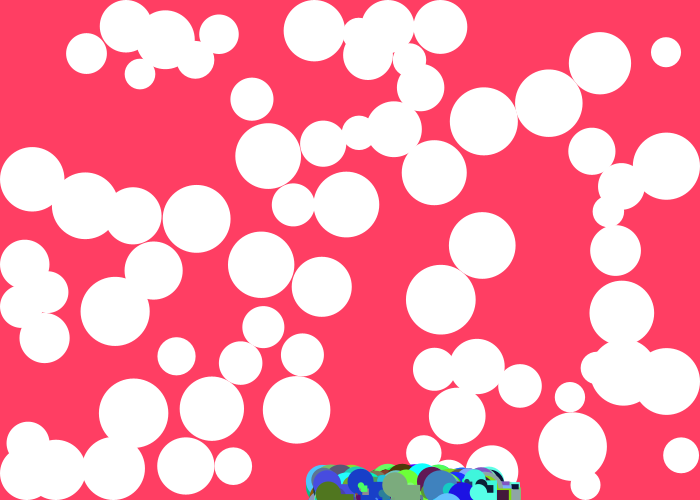
Frame 1 (no input)
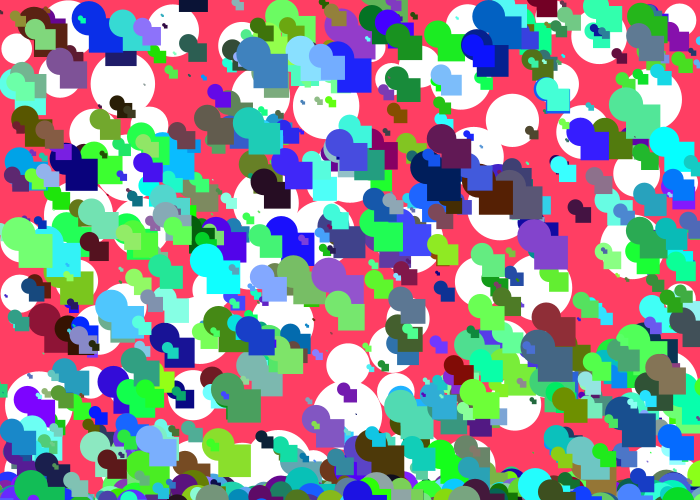
Frame 60 (the mouse pressed at the canvas centre just before this capture)
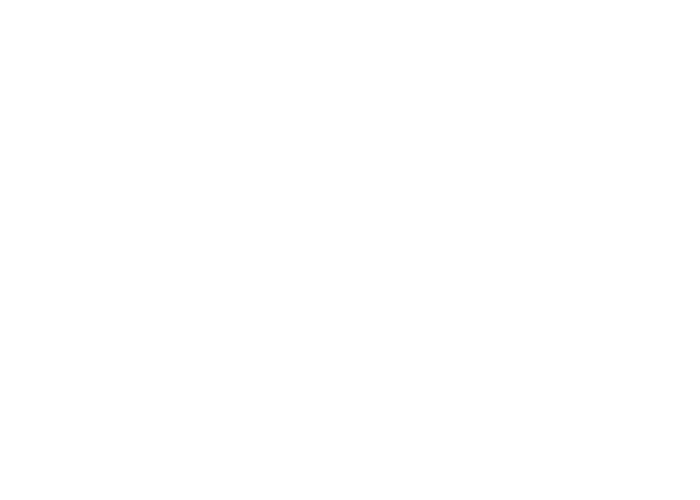
Frame 120 (the mouse held since frame 60 and released just before this capture)

The Processing sketch that drew these frames (run headless with seeded random() and noise(); from frame 60 on, the mouse is pressed at the canvas centre):

// Processing sketch: processing_87313
// ── processing_87313.pde

float Timer=0;

float radius = 0.0;
float timer = 0.0;
int thickness = 2;
float center = 0.0;
float prevX = 0.0;
float prevY = 0.0;


int numBalls = 72;
float spring = 0.50;
float gravity = 0.030;
float friction = -0.5;
Ball[] balls = new Ball[numBalls];
int ballCount = 1500;
int ballSize = 35;
int ballSpeed = 50;
float[]xspeed = new float[ballCount];
float[]yspeed = new float[ballCount];
float[]xpos = new float[ballCount];
float[]ypos = new float[ballCount];
float[]wdth = new float[ballCount];
float[]ht = new float[ballCount];
int[]colors = new int[ballCount];
 
 
void setup()
{
  size(700, 500);
    //colorMode(HSB, 360, 100, 100, 100);
     
    // Run at 60fps.
    frameRate(60);
     
    background(0);
     
    center = width / 2.0;
    prevX = center;
    prevY = center;

  noStroke();
  for (int i = 0; i < numBalls; i++) {
    balls[i] = new Ball(random(width), random(height), random(30, 70), i, balls);
for (int p = 0; p < ballCount; p++) {
    xspeed[p] = random(1, ballSpeed);
    yspeed[p] = random(-ballSpeed, ballSpeed);
    wdth[p] = random(1, ballSize);
    ht[p] = wdth[p];
    xpos[p] = width/2+random(-width/25, width/5);
    ypos[p] = height+random(-height/25, height/25);
    colors[p] = color(random(150), random(300), random(275));
    fill(colors[p]);
  } 
 
}
}
 
void draw()
{
  Timer+=.067;
  
  if(Timer <5){
  
  background(255,62,99);
  {
   
  }
  for (int i = 0; i < numBalls; i++) {
    balls[i].collide();
    balls[i].move();
    balls[i].display(); 
  }
  for (int p = 0; p < ballCount; p++) {
    fill(colors[p]);
    rect(xpos[p], ypos[p], wdth[p], ht[p]);
    ellipse(xpos[p], ypos[p], wdth[p], ht[p]);
    xpos[p]+=sin(p)*xspeed[p];
    ypos[p]+=cos(p)*yspeed[p];
   
    if (xpos[p]+wdth[p]/2>=width || xpos[p]<=wdth[p]/2) {
      xspeed[p]*=-1;
    }
    if (ypos[p]+ht[p]/2>=height || ypos[p]<=ht[p]/2) {
      yspeed[p]*=-1;
    }
  }}
 if (Timer > 5 && Timer <15)
 {fill(255.0,255.0,255.0,(Timer-5)*50);
 rect(0,0,700,500);
 
 } 
 if(Timer >15)
 {float spiralOffset = 10.0;
    float x = radius * cos((Timer-15) * spiralOffset);
    float y = radius * sin((Timer-15) * spiralOffset);
    x += center;
    y += center;
     if (Timer <180){
    strokeWeight(thickness); 
    float timerScalar = 20.0;   
    stroke(random(255), random(255), random(255));
    line(prevX, prevY, x, y);}
     
     if(Timer >180){ 
    stroke(random(255), random(255), random(255));
pushMatrix();
 translate(400,400);
 rotate(radians(frameCount));
 
  beginShape();
  vertex( 400, 400 );
  vertex(399, 404);
  vertex( 395, 395 );
  vertex( 28, 26 );
  vertex( 405, 405 );
  vertex( -64, -20 );
  vertex(400, 410);
  endShape(CLOSE);
popMatrix();}
 

     
    prevX = x;
    prevY = y;
         
    radius += 0.2;
 
}

 
 
   
}
 
class Ball {
  float x, y;
  float diameter;
  float vx = 0;
  float vy = 0;
  int id;
  Ball[] others;
  
  Ball(float xin, float yin, float din, int idin, Ball[] oin) {
    x = xin;
    y = yin;
    diameter = din;
    id = idin;
    others = oin;
  }
   
  void collide() {
    for (int i = id + 1; i < numBalls; i++) {
      float dx = others[i].x - x;
      float dy = others[i].y - y;
      float distance = sqrt(dx*dx + dy*dy);
      float minDist = others[i].diameter/2 + diameter/2;
      if (distance < minDist) {
        float angle = atan2(dy, dx);
        float targetX = x + cos(angle) * minDist;
        float targetY = y + sin(angle) * minDist;
        float ax = (targetX - others[i].x) * spring;
        float ay = (targetY - others[i].y) * spring;
        vx -= ax;
        vy -= ay;
        others[i].vx += ax;
        others[i].vy += ay;
      }
    }  
  }
   
  void move() {
    vy += gravity;
    x += vx;
    y += vy;
    if (x + diameter/2 > width) {
      x = width - diameter/2;
      vx *= friction;
    }
    else if (x - diameter/2 < 0) {
      x = diameter/2;
      vx *= friction;
    }
    if (y + diameter/2 > height) {
      y = height - diameter/2;
      vy *= friction;
    }
    else if (y - diameter/2 < 0) {
      y = diameter/2;
      vy *= friction;
    }
  }
   
  void display() {
    fill(255, 400);
    ellipse(x, y, diameter, diameter);
  }
}
